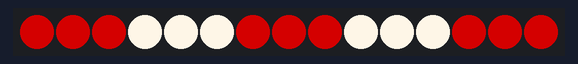
A sketch run on a simulated Arduino Uno, built with avr-gcc and run on an emulated ATmega328P. On the bench: 15 RGB LEDs in strip order, left to right.

Above: at 0.15 s.
At 1.35 s:
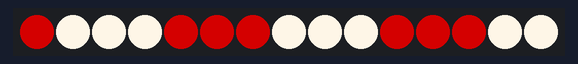
At 2.56 s:
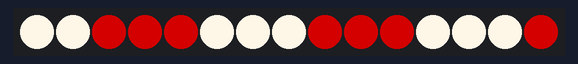
At 3.46 s:
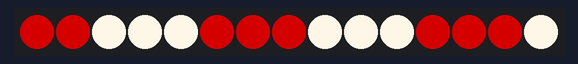
At 4.97 s:
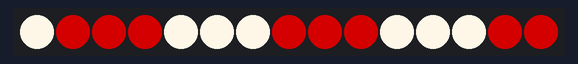

Measured:
- by itself, everything shown: repeats every 4.5 s, in 15 steps

The sketch:

arduino_tester.ino
```cpp
#include <Adafruit_NeoPixel.h>
#include "WS2812_Definitions.h"

#define PIN 4
#define LED_COUNT 15
Adafruit_NeoPixel leds = Adafruit_NeoPixel(LED_COUNT, PIN, NEO_GRB + NEO_KHZ800);
void setup()
{
  // put your setup code here, to run once:
  leds.begin();
}

void loop()
{
  // put your main code here, to run repeatedly:
  rotate (MAROON, OLDLACE, 3, 300);
}

void rotate (unsigned long colora, unsigned long colorb, byte longshort, unsigned long wait)
{
  for (int i = 0; i < LED_COUNT; i++)
  {
    clearLEDs();
    for (int j = i; j < LED_COUNT; j = j + longshort * 2)       // in front
    {
      for (int k = 0; k < longshort; k++)                       //color a
      {
        leds.setPixelColor(j + k, colora);
      }
      for (int m = longshort; m < longshort * 2; m++)
      {
        leds.setPixelColor(j + m, colorb);
      }
    }
    for (int n = i; n > 0; n = n - longshort * 2)
    {
      for (int k = 0; k < longshort; k++)
      {
        leds.setPixelColor(n - k - 1, colorb);
      }
      for (int m = longshort; m < longshort * 2; m++)
      {
        leds.setPixelColor(n - m - 1, colora);
      }
    }
    leds.show();
    delay (wait);
  }
}
void clearLEDs()
{
  for (int i = 0; i < LED_COUNT; i++)
  {
    leds.setPixelColor(i, 0);
  }
}
```

WS2812_Definitions.h
```cpp
/*
  Bunches of definitions for the WS2812 Breakout Board example code

*/

// These are for the cascade function
#define TOP_DOWN 0
#define DOWN_TOP 1

/* A world of colors to set your LED to
  Standard HTML Color Codes sorted by Hex Value
    to see the colors in action, check out:
   http://www.w3schools.com/html/html_colorvalues.asp */

#define BLACK			0x000000
#define NAVY			0x000080
#define DARKBLUE		0x00008B
#define MEDIUMBLUE		0x0000CD
#define BLUE			0x0000FF
#define DARKGREEN		0x006400
#define GREEN			0x008000
#define TEAL			0x008080
#define DARKCYAN		0x008B8B
#define DEEPSKYBLUE		0x00BFFF
#define DARKTURQUOISE		0x00CED1
#define MEDIUMSPRINGGREEN	0x00FA9A
#define LIME			0x00FF00
#define SPRINGGREEN		0x00FF7F
#define AQUA			0x00FFFF
#define CYAN			0x00FFFF
#define MIDNIGHTBLUE		0x191970
#define DODGERBLUE		0x1E90FF
#define LIGHTSEAGREEN		0x20B2AA
#define FORESTGREEN		0x228B22
#define SEAGREEN		0x2E8B57
#define DARKSLATEGRAY		0x2F4F4F
#define LIMEGREEN		0x32CD32
#define MEDIUMSEAGREEN		0x3CB371
#define TURQUOISE		0x40E0D0
#define ROYALBLUE		0x4169E1
#define STEELBLUE		0x4682B4
#define DARKSLATEBLUE		0x483D8B
#define MEDIUMTURQUOISE		0x48D1CC
#define INDIGO 			0x4B0082
#define DARKOLIVEGREEN		0x556B2F
#define CADETBLUE		0x5F9EA0
#define CORNFLOWERBLUE		0x6495ED
#define MEDIUMAQUAMARINE	0x66CDAA
#define DIMGRAY			0x696969
#define SLATEBLUE		0x6A5ACD
#define OLIVEDRAB		0x6B8E23
#define SLATEGRAY		0x708090
#define LIGHTSLATEGRAY		0x778899
#define MEDIUMSLATEBLUE		0x7B68EE
#define LAWNGREEN		0x7CFC00
#define CHARTREUSE		0x7FFF00
#define AQUAMARINE		0x7FFFD4
#define MAROON			0x800000
#define PURPLE			0x800080
#define OLIVE			0x808000
#define GRAY			0x808080
#define SKYBLUE			0x87CEEB
#define LIGHTSKYBLUE		0x87CEFA
#define BLUEVIOLET		0x8A2BE2
#define DARKRED			0x8B0000
#define DARKMAGENTA		0x8B008B
#define SADDLEBROWN		0x8B4513
#define DARKSEAGREEN		0x8FBC8F
#define LIGHTGREEN		0x90EE90
#define MEDIUMPURPLE		0x9370DB
#define DARKVIOLET		0x9400D3
#define PALEGREEN		0x98FB98
#define DARKORCHID		0x9932CC
#define YELLOWGREEN		0x9ACD32
#define SIENNA			0xA0522D
#define BROWN			0xA52A2A
#define DARKGRAY		0xA9A9A9
#define LIGHTBLUE		0xADD8E6
#define GREENYELLOW		0xADFF2F
#define PALETURQUOISE	        0xAFEEEE
#define LIGHTSTEELBLUE		0xB0C4DE
#define POWDERBLUE		0xB0E0E6
#define FIREBRICK		0xB22222
#define DARKGOLDENROD		0xB8860B
#define MEDIUMORCHID		0xBA55D3
#define ROSYBROWN		0xBC8F8F
#define DARKKHAKI		0xBDB76B
#define SILVER			0xC0C0C0
#define MEDIUMVIOLETRED	        0xC71585
#define INDIANRED 		0xCD5C5C
#define PERU			0xCD853F
#define CHOCOLATE		0xD2691E
#define TAN			0xD2B48C
#define LIGHTGRAY		0xD3D3D3
#define THISTLE			0xD8BFD8
#define ORCHID			0xDA70D6
#define GOLDENROD		0xDAA520
#define PALEVIOLETRED		0xDB7093
#define CRIMSON			0xDC143C
#define GAINSBORO		0xDCDCDC
#define PLUM			0xDDA0DD
#define BURLYWOOD		0xDEB887
#define LIGHTCYAN		0xE0FFFF
#define LAVENDER		0xE6E6FA
#define DARKSALMON		0xE9967A
#define VIOLET			0xEE82EE
#define PALEGOLDENROD		0xEEE8AA
#define LIGHTCORAL		0xF08080
#define KHAKI			0xF0E68C
#define ALICEBLUE		0xF0F8FF
#define HONEYDEW		0xF0FFF0
#define AZURE			0xF0FFFF
#define SANDYBROWN		0xF4A460
#define WHEAT			0xF5DEB3
#define BEIGE			0xF5F5DC
#define WHITESMOKE		0xF5F5F5
#define MINTCREAM		0xF5FFFA
#define GHOSTWHITE		0xF8F8FF
#define SALMON			0xFA8072
#define ANTIQUEWHITE		0xFAEBD7
#define LINEN			0xFAF0E6
#define LIGHTGOLDENRODYELLOW	0xFAFAD2
#define OLDLACE			0xFDF5E6
#define RED			0xFF0000
#define FUCHSIA			0xFF00FF
#define MAGENTA			0xFF00FF
#define DEEPPINK		0xFF1493
#define ORANGERED		0xFF4500
#define TOMATO			0xFF6347
#define HOTPINK			0xFF69B4
#define CORAL			0xFF7F50
#define DARKORANGE		0xFF8C00
#define LIGHTSALMON		0xFFA07A
#define ORANGE			0xFFA500
#define LIGHTPINK		0xFFB6C1
#define PINK			0xFFC0CB
#define GOLD			0xFFD700
#define PEACHPUFF		0xFFDAB9
#define NAVAJOWHITE		0xFFDEAD
#define MOCCASIN		0xFFE4B5
#define BISQUE			0xFFE4C4
#define MISTYROSE		0xFFE4E1
#define BLANCHEDALMOND		0xFFEBCD
#define PAPAYAWHIP		0xFFEFD5
#define LAVENDERBLUSH		0xFFF0F5
#define SEASHELL		0xFFF5EE
#define CORNSILK		0xFFF8DC
#define LEMONCHIFFON		0xFFFACD
#define FLORALWHITE		0xFFFAF0
#define SNOW			0xFFFAFA
#define YELLOW			0xFFFF00
#define LIGHTYELLOW		0xFFFFE0
#define IVORY			0xFFFFF0
#define WHITE			0xFFFFFF
```
